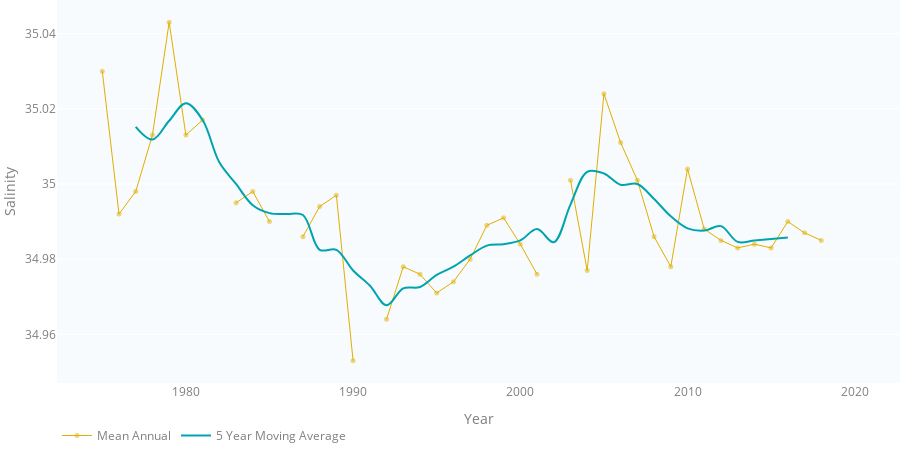

The notebook cell saved with this chart:
### Code cell
data_path = DATA_PATH+'Oceanic_Domain/3.2OceanSurfaceSubsurfaceSalinity/Figure3.5/'
data_csv = data_path + 'Figure3.5_data.csv'
df = pd.read_csv(data_csv, index_col=0)
mean_annual_trace = go.Scatter(x=df['datetime'],
                            y=df['mean__annual__deep_sea_salinity'],
                         name='Mean Annual',
                         mode='markers+lines',
                         marker=dict(color=TIMESERIES_COLOR_2,
                                     size=5,
                                     opacity=0.5),
                         line=dict(color=TIMESERIES_COLOR_2,
                                      width=1),
                         hovertemplate='%{x|%b %Y}<br>' +
                         '<b>Mean Annual</b><br>' +
                         'Salinity: %{y:.2f}<br>' +
                         '<extra></extra>'
                         )
moving_avg_trace = go.Scatter(x=df['datetime'],
                            y=df['moving_average__5year__deep_sea_salinity'],
                            name='5 Year Moving Average',
                            mode='lines',  # 'line' is default
                            line_shape='spline',
                            line=dict(color=TIMESERIES_COLOR_1,
                                      width=2),
                            hovertemplate='%{x|%b %Y}<br>' +
                                 '<b>5 Year Moving Average</b><br>' +
                                 'Salinity: %{y:.2f}<br>' +
                                 '<extra></extra>'
                            )
figure_3_5 = go.Figure(data=[mean_annual_trace, moving_avg_trace], layout=TIMESERIES_LAYOUT)
figure_3_5.update_layout(
    yaxis=dict(title='Salinity'),
    xaxis=dict(title="Year"))
figure_3_5

### Figure 1 — Plotly figure (JSON) as saved in the notebook; plotly's stock layout.template omitted (floating-point values rounded to 4 significant figures)
{"data": [{"hovertemplate": "%{x|%b %Y}<br><b>Mean Annual</b><br>Salinity: %{y:.2f}<br><extra></extra>", "line": {"color": "#E1AF00", "width": 1}, "marker": {"color": "#E1AF00", "opacity": 0.5, "size": 5}, "mode": "markers+lines", "name": "Mean Annual", "type": "scatter", "x": [1975, 1976, 1977, 1978, 1979, 1980, 1981, 1982, 1983, 1984, 1985, 1986, 1987, 1988, 1989, 1990, 1991, 1992, 1993, 1994, 1995, 1996, 1997, 1998, 1999, 2000, 2001, 2002, 2003, 2004, 2005, 2006, 2007, 2008, 2009, 2010, 2011, 2012, 2013, 2014, 2015, 2016, 2017, 2018, 2019, 2020], "y": [35.03, 34.99, 35.0, 35.01, 35.04, 35.01, 35.02, null, 34.99, 35.0, 34.99, null, 34.99, 34.99, 35.0, 34.95, null, 34.96, 34.98, 34.98, 34.97, 34.97, 34.98, 34.99, 34.99, 34.98, 34.98, null, 35.0, 34.98, 35.02, 35.01, 35.0, 34.99, 34.98, 35.0, 34.99, 34.98, 34.98, 34.98, 34.98, 34.99, 34.99, 34.98, null, null]}, {"hovertemplate": "%{x|%b %Y}<br><b>5 Year Moving Average</b><br>Salinity: %{y:.2f}<br><extra></extra>", "line": {"color": "#00a4ae", "shape": "spline", "width": 2}, "mode": "lines", "name": "5 Year Moving Average", "type": "scatter", "x": [1975, 1976, 1977, 1978, 1979, 1980, 1981, 1982, 1983, 1984, 1985, 1986, 1987, 1988, 1989, 1990, 1991, 1992, 1993, 1994, 1995, 1996, 1997, 1998, 1999, 2000, 2001, 2002, 2003, 2004, 2005, 2006, 2007, 2008, 2009, 2010, 2011, 2012, 2013, 2014, 2015, 2016, 2017, 2018, 2019, 2020], "y": [null, null, 35.02, 35.01, 35.02, 35.02, 35.02, 35.01, 35, 34.99, 34.99, 34.99, 34.99, 34.98, 34.98, 34.98, 34.97, 34.97, 34.97, 34.97, 34.98, 34.98, 34.98, 34.98, 34.98, 34.98, 34.99, 34.98, 34.99, 35.0, 35.0, 35.0, 35, 35.0, 34.99, 34.99, 34.99, 34.99, 34.98, 34.98, 34.99, 34.99, null, null, null, null]}], "layout": {"font": {"color": "#7f7f7f"}, "height": 450, "hovermode": "closest", "legend": {"bgcolor": "rgba(0,0,0,0)", "itemclick": false, "itemdoubleclick": false, "orientation": "h"}, "margin": {"b": 0, "l": 0, "r": 0, "t": 0}, "paper_bgcolor": "rgba(0,0,0,0)", "plot_bgcolor": "#f7fbfd", "xaxis": {"fixedrange": true, "showgrid": false, "title": {"text": "Year"}}, "yaxis": {"fixedrange": true, "title": {"text": "Salinity"}}}}
